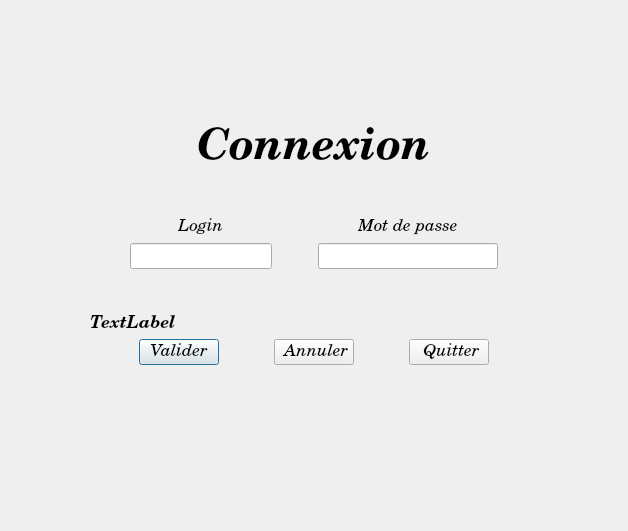
<?xml version="1.0" encoding="UTF-8"?>
<ui version="4.0">
 <class>Connexion</class>
 <widget class="QDialog" name="Connexion">
  <property name="geometry">
   <rect>
    <x>0</x>
    <y>0</y>
    <width>628</width>
    <height>531</height>
   </rect>
  </property>
  <property name="font">
   <font>
    <family>Century Schoolbook L</family>
    <pointsize>13</pointsize>
    <italic>true</italic>
   </font>
  </property>
  <property name="windowTitle">
   <string>Dialog</string>
  </property>
  <property name="windowIcon">
   <iconset resource="ressources.qrc">
    <normaloff>:/Images/Images/backOffice_logo.jpg</normaloff>:/Images/Images/backOffice_logo.jpg</iconset>
  </property>
  <layout class="QHBoxLayout" name="horizontalLayout_7">
   <item>
    <layout class="QVBoxLayout" name="verticalLayout_4">
     <item>
      <spacer name="verticalSpacer_4">
       <property name="orientation">
        <enum>Qt::Vertical</enum>
       </property>
       <property name="sizeHint" stdset="0">
        <size>
         <width>20</width>
         <height>40</height>
        </size>
       </property>
      </spacer>
     </item>
     <item>
      <layout class="QHBoxLayout" name="horizontalLayout_3">
       <item>
        <spacer name="horizontalSpacer_6">
         <property name="orientation">
          <enum>Qt::Horizontal</enum>
         </property>
         <property name="sizeHint" stdset="0">
          <size>
           <width>40</width>
           <height>20</height>
          </size>
         </property>
        </spacer>
       </item>
       <item>
        <widget class="QLabel" name="label">
         <property name="font">
          <font>
           <family>Century Schoolbook L</family>
           <pointsize>32</pointsize>
           <weight>75</weight>
           <italic>true</italic>
           <bold>true</bold>
          </font>
         </property>
         <property name="text">
          <string>Connexion</string>
         </property>
        </widget>
       </item>
       <item>
        <spacer name="horizontalSpacer_15">
         <property name="orientation">
          <enum>Qt::Horizontal</enum>
         </property>
         <property name="sizeHint" stdset="0">
          <size>
           <width>40</width>
           <height>20</height>
          </size>
         </property>
        </spacer>
       </item>
      </layout>
     </item>
     <item>
      <layout class="QHBoxLayout" name="horizontalLayout_6">
       <item>
        <spacer name="horizontalSpacer_13">
         <property name="orientation">
          <enum>Qt::Horizontal</enum>
         </property>
         <property name="sizeHint" stdset="0">
          <size>
           <width>40</width>
           <height>20</height>
          </size>
         </property>
        </spacer>
       </item>
       <item>
        <layout class="QVBoxLayout" name="verticalLayout_3">
         <item>
          <spacer name="verticalSpacer_2">
           <property name="orientation">
            <enum>Qt::Vertical</enum>
           </property>
           <property name="sizeHint" stdset="0">
            <size>
             <width>20</width>
             <height>40</height>
            </size>
           </property>
          </spacer>
         </item>
         <item>
          <layout class="QHBoxLayout" name="horizontalLayout_4">
           <item>
            <spacer name="horizontalSpacer_8">
             <property name="orientation">
              <enum>Qt::Horizontal</enum>
             </property>
             <property name="sizeHint" stdset="0">
              <size>
               <width>40</width>
               <height>20</height>
              </size>
             </property>
            </spacer>
           </item>
           <item>
            <layout class="QVBoxLayout" name="verticalLayout">
             <item>
              <layout class="QHBoxLayout" name="horizontalLayout">
               <item>
                <spacer name="horizontalSpacer">
                 <property name="orientation">
                  <enum>Qt::Horizontal</enum>
                 </property>
                 <property name="sizeHint" stdset="0">
                  <size>
                   <width>40</width>
                   <height>20</height>
                  </size>
                 </property>
                </spacer>
               </item>
               <item>
                <widget class="QLabel" name="labelLogin">
                 <property name="text">
                  <string>Login</string>
                 </property>
                </widget>
               </item>
               <item>
                <spacer name="horizontalSpacer_2">
                 <property name="orientation">
                  <enum>Qt::Horizontal</enum>
                 </property>
                 <property name="sizeHint" stdset="0">
                  <size>
                   <width>40</width>
                   <height>20</height>
                  </size>
                 </property>
                </spacer>
               </item>
              </layout>
             </item>
             <item>
              <widget class="QLineEdit" name="lineEditLogin"/>
             </item>
            </layout>
           </item>
           <item>
            <spacer name="horizontalSpacer_7">
             <property name="orientation">
              <enum>Qt::Horizontal</enum>
             </property>
             <property name="sizeHint" stdset="0">
              <size>
               <width>40</width>
               <height>20</height>
              </size>
             </property>
            </spacer>
           </item>
           <item>
            <layout class="QVBoxLayout" name="verticalLayout_2">
             <item>
              <layout class="QHBoxLayout" name="horizontalLayout_2">
               <item>
                <spacer name="horizontalSpacer_3">
                 <property name="orientation">
                  <enum>Qt::Horizontal</enum>
                 </property>
                 <property name="sizeHint" stdset="0">
                  <size>
                   <width>40</width>
                   <height>20</height>
                  </size>
                 </property>
                </spacer>
               </item>
               <item>
                <widget class="QLabel" name="labelPassword">
                 <property name="text">
                  <string>Mot de passe</string>
                 </property>
                </widget>
               </item>
               <item>
                <spacer name="horizontalSpacer_4">
                 <property name="orientation">
                  <enum>Qt::Horizontal</enum>
                 </property>
                 <property name="sizeHint" stdset="0">
                  <size>
                   <width>40</width>
                   <height>20</height>
                  </size>
                 </property>
                </spacer>
               </item>
              </layout>
             </item>
             <item>
              <widget class="QLineEdit" name="lineEditPassword"/>
             </item>
            </layout>
           </item>
           <item>
            <spacer name="horizontalSpacer_9">
             <property name="orientation">
              <enum>Qt::Horizontal</enum>
             </property>
             <property name="sizeHint" stdset="0">
              <size>
               <width>40</width>
               <height>20</height>
              </size>
             </property>
            </spacer>
           </item>
          </layout>
         </item>
         <item>
          <spacer name="verticalSpacer">
           <property name="orientation">
            <enum>Qt::Vertical</enum>
           </property>
           <property name="sizeHint" stdset="0">
            <size>
             <width>20</width>
             <height>40</height>
            </size>
           </property>
          </spacer>
         </item>
         <item>
          <widget class="QLabel" name="labelConnexionError">
           <property name="font">
            <font>
             <weight>75</weight>
             <bold>true</bold>
            </font>
           </property>
           <property name="styleSheet">
            <string notr="true"/>
           </property>
           <property name="text">
            <string>TextLabel</string>
           </property>
          </widget>
         </item>
         <item>
          <layout class="QHBoxLayout" name="horizontalLayout_5">
           <item>
            <spacer name="horizontalSpacer_11">
             <property name="orientation">
              <enum>Qt::Horizontal</enum>
             </property>
             <property name="sizeHint" stdset="0">
              <size>
               <width>40</width>
               <height>20</height>
              </size>
             </property>
            </spacer>
           </item>
           <item>
            <widget class="QPushButton" name="pushButtonValider">
             <property name="text">
              <string>Valider</string>
             </property>
             <property name="icon">
              <iconset resource="ressources.qrc">
               <normaloff>:/Images/Images/valider.png</normaloff>:/Images/Images/valider.png</iconset>
             </property>
            </widget>
           </item>
           <item>
            <spacer name="horizontalSpacer_10">
             <property name="orientation">
              <enum>Qt::Horizontal</enum>
             </property>
             <property name="sizeHint" stdset="0">
              <size>
               <width>40</width>
               <height>20</height>
              </size>
             </property>
            </spacer>
           </item>
           <item>
            <widget class="QPushButton" name="pushButtonAnnuler">
             <property name="text">
              <string> Annuler</string>
             </property>
             <property name="icon">
              <iconset resource="ressources.qrc">
               <normaloff>:/Images/Images/annuler.png</normaloff>:/Images/Images/annuler.png</iconset>
             </property>
            </widget>
           </item>
           <item>
            <spacer name="horizontalSpacer_5">
             <property name="orientation">
              <enum>Qt::Horizontal</enum>
             </property>
             <property name="sizeHint" stdset="0">
              <size>
               <width>40</width>
               <height>20</height>
              </size>
             </property>
            </spacer>
           </item>
           <item>
            <widget class="QPushButton" name="pushButtonQuitter">
             <property name="text">
              <string> Quitter</string>
             </property>
             <property name="icon">
              <iconset resource="ressources.qrc">
               <normaloff>:/Images/Images/quitter.png</normaloff>:/Images/Images/quitter.png</iconset>
             </property>
            </widget>
           </item>
           <item>
            <spacer name="horizontalSpacer_12">
             <property name="orientation">
              <enum>Qt::Horizontal</enum>
             </property>
             <property name="sizeHint" stdset="0">
              <size>
               <width>40</width>
               <height>20</height>
              </size>
             </property>
            </spacer>
           </item>
          </layout>
         </item>
         <item>
          <spacer name="verticalSpacer_3">
           <property name="orientation">
            <enum>Qt::Vertical</enum>
           </property>
           <property name="sizeHint" stdset="0">
            <size>
             <width>20</width>
             <height>40</height>
            </size>
           </property>
          </spacer>
         </item>
        </layout>
       </item>
       <item>
        <spacer name="horizontalSpacer_14">
         <property name="orientation">
          <enum>Qt::Horizontal</enum>
         </property>
         <property name="sizeHint" stdset="0">
          <size>
           <width>40</width>
           <height>20</height>
          </size>
         </property>
        </spacer>
       </item>
      </layout>
     </item>
     <item>
      <spacer name="verticalSpacer_5">
       <property name="orientation">
        <enum>Qt::Vertical</enum>
       </property>
       <property name="sizeHint" stdset="0">
        <size>
         <width>20</width>
         <height>40</height>
        </size>
       </property>
      </spacer>
     </item>
    </layout>
   </item>
  </layout>
 </widget>
 <resources>
  <include location="ressources.qrc"/>
 </resources>
 <connections/>
</ui>
